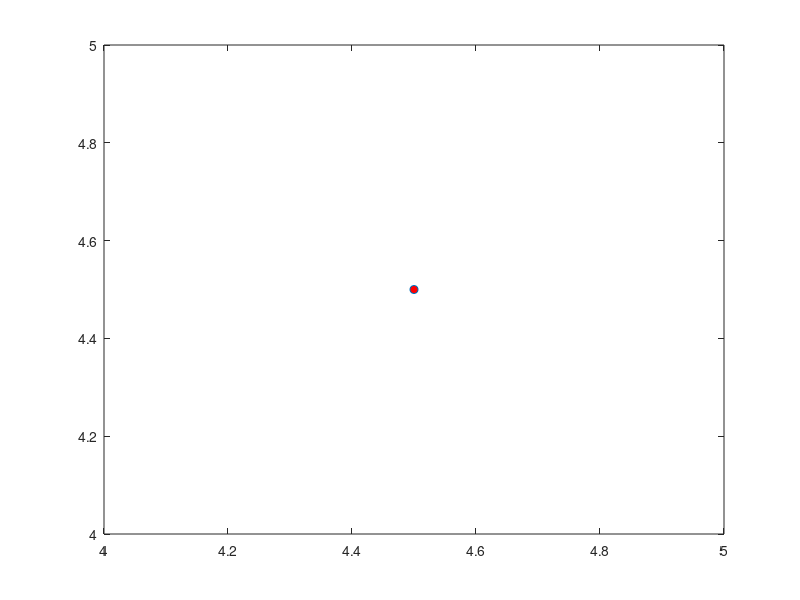

This figure's MATLAB source:
function robotInit()

global numRobots
global Robots
global lookFood
global toNest
global ticks

lookFood = 1;
toNest = 2;


numRobots = 100;
Robots = struct();
Robots(1:numRobots) = struct();

for i=1:numRobots
    Robots(i).x = 4.5;
    Robots(i).y = 4.5;
    Robots(i).lastX = rand(1,1)*50;
    Robots(i).lastY = rand(1,1)*50;
    Robots(i).step = 1;
    Robots(i).direction = rand(1,1);
    Robots(i).color = 'red';
    Robots(i).handle = plot(Robots(i).x,Robots(i).y,'Marker','o','MarkerFaceColor',Robots(i).color,'MarkerSize',6);
    Robots(i).state = lookFood;
    Robots(i).lastAlive = ticks;
end